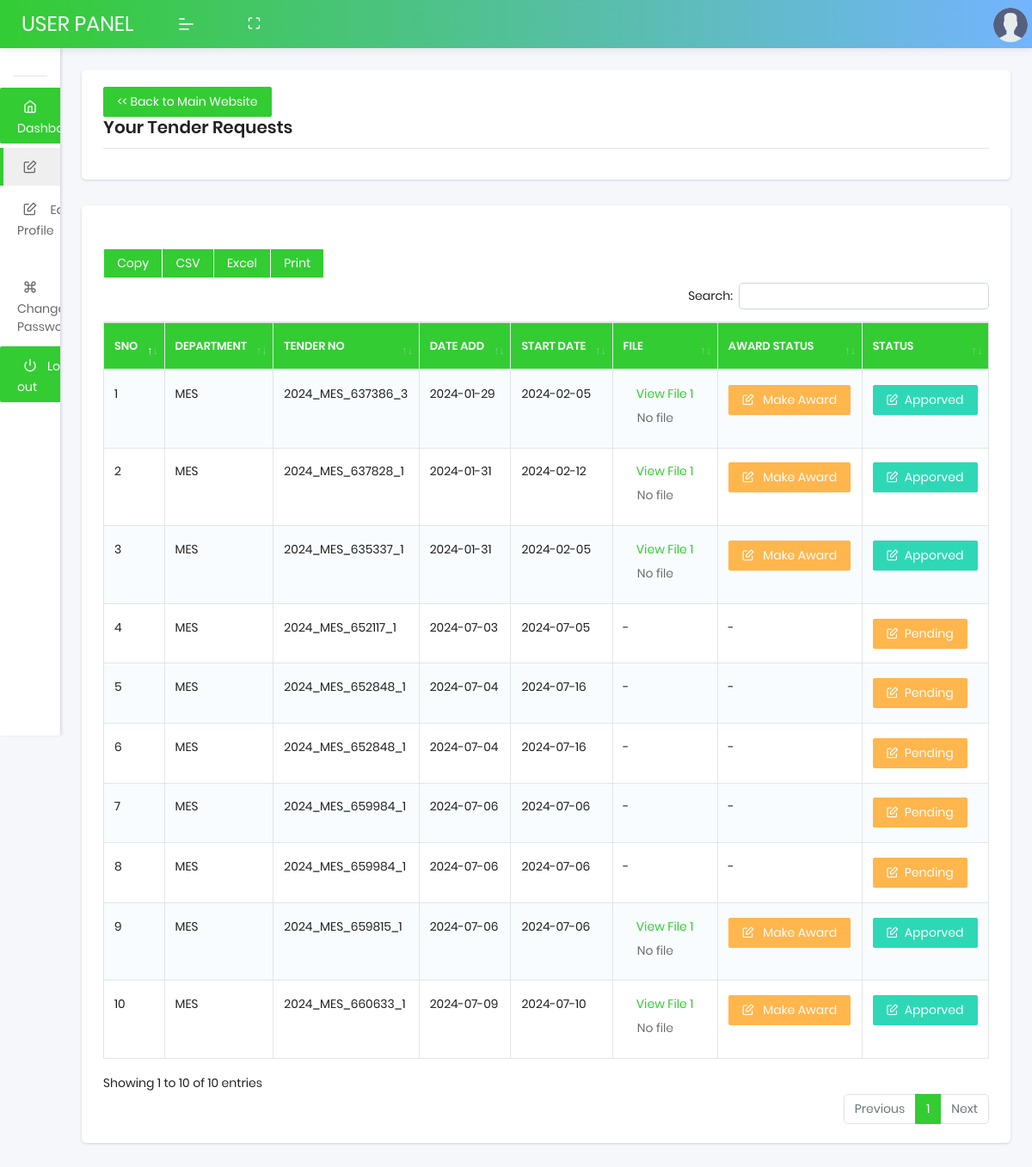
/user/tender-request.php (signed in), run on an earlier commit of the app's database.
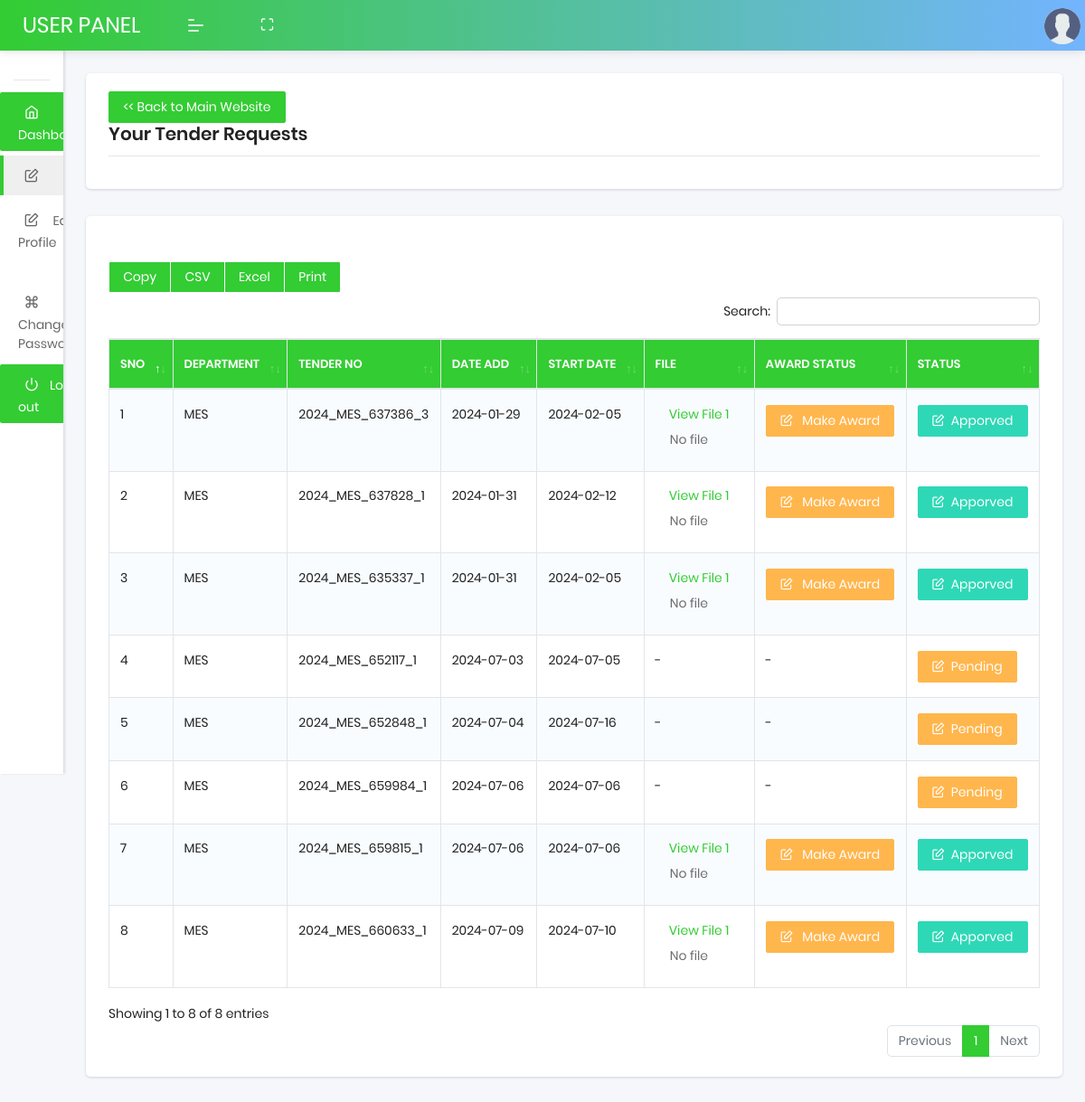
And on a later commit of the database.
### tables this page shows
CREATE TABLE `user_tender_requests` (
  `id` int(11) NOT NULL,
  `member_id` int(11) NOT NULL,
  `tenderID` varchar(20) NOT NULL,
  `department_id` int(11) NOT NULL,
  `created_at` timestamp NOT NULL DEFAULT current_timestamp(),
  `status` varchar(15) NOT NULL,
  `tender_no` varchar(20) DEFAULT NULL,
  `name_of_work` varchar(255) DEFAULT NULL,
  `file_name` varchar(255) DEFAULT NULL,
  `reference_code` varchar(20) DEFAULT NULL,
  `section_id` varchar(20) NOT NULL,
  `sent_at` datetime DEFAULT NULL,
  `selected_user_id` int(11) DEFAULT NULL,
  `allotted_at` datetime DEFAULT NULL,
  `reminder_days` int(11) DEFAULT NULL,
  `updated_at` datetime DEFAULT current_timestamp() ON UPDATE current_timestamp(),
  `division_id` varchar(11) DEFAULT NULL,
  `sub_division_id` varchar(11) DEFAULT NULL,
  `due_date` varchar(30) NOT NULL,
  `remark` varchar(10) DEFAULT NULL,
  `remarked_at` datetime DEFAULT NULL,
  `project_status` varchar(11) DEFAULT NULL,
  `file_name2` varchar(255) DEFAULT NULL,
  `tentative_cost` varchar(200) DEFAULT NULL,
  `auto_quotation` varchar(255) DEFAULT '0',
  `delete_tender` varchar(255) NOT NULL DEFAULT '0'
);

CREATE TABLE `department` (
  `department_id` int(11) NOT NULL,
  `department_name` varchar(100) NOT NULL,
  `status` int(11) NOT NULL DEFAULT 1
);

### user/tender-request.php (the view, shortened to what the changed rows need)
<?php
include("../login/db/config.php");
$memberQuery = "SELECT member_id FROM members WHERE email_id='" . $_SESSION["login_register"] . "'";
$memberData = mysqli_query($db, $memberQuery);
$member = mysqli_fetch_row($memberData);
$query = "SELECT department.department_name,  ur.tenderID, ur.created_at,
ur.due_date, ur.file_name,  ur.status, ur.id, ur.remark, ur.project_status, ur.file_name2 FROM user_tender_requests ur
inner join department on ur.department_id = department.department_id WHERE ur.member_id='" . $member[0] . "'";
$result = mysqli_query($db, $query);
?>
<!DOCTYPE html>
<html lang="en">
<head>
    <link rel="stylesheet" href="assets/css/plugins/dataTables.bootstrap4.min.css">
    <link rel="stylesheet" href="assets/css/style.css">
</head>
<body class="">
    <section class="pcoded-main-container">
        <div class="pcoded-content">
            <div class="row">
                <div class="col-sm-12">
                    <div class="card">
                        <div class="card-body">
                            <div class="dt-responsive table-responsive">
                                <?php
                                    echo '<table id="basic-btn" class="table table-striped table-bordered nowrap">';
                                    echo "<thead>";
                                    echo "<tr>";
                                    echo "<th>SNO</th>";
                                    echo "<th>Department</th>";
                                    echo "<th>Tender No</th>";
                                    echo "<th>Date Add</th>";
                                    echo "<th>Start Date</th>";
                                    echo "<th>File</th>";
                                    echo "<th>Award Status</th>";
                                    echo "<th>Status</th>";
                                    echo "</tr>";
                                    echo "</thead>";
                                    $count = 1;
                                    echo "<tbody>";
                                    while ($row = mysqli_fetch_row($result)) {
                                        echo "<tr class='record'>";
                                        echo "<td> $count</td>";
                                        echo "<td>" . $row['0'] . "</td>";
                                        echo "<td>" . $row['1'] . "</td>";
                                        echo "<td>" . date_format(date_create($row[2]),"Y-m-d ") . "</td>";
                                        echo "<td>" . date_format(date_create($row[3]),"Y-m-d ") . "</td>";
                                        $res = $row[6];
                                        $res = base64_encode($res);
                                        if ($row[5] == 'Requested' || $row[5]=='Sent') {
                                            echo "<td>  - </td>";
                                            echo "<td> -</td>";
                                            echo "<td> <button type='button' class='btn btn-warning'><i class='feather icon-edit'></i> &nbsp;Pending</button>  </td>";
                                        }
                                        else {
                                            if($row[5]=='Allotted' && (empty($row[7])))
                                            {
                                            echo "<td>" . '<a href="../login/tender/' . $row[4] . '"  target="_blank" style="padding:6px 15.2px;"/>View File 1 </a>' . "</br>";
                                            if (!empty($row[9])) {
                                                echo  '<a href="../login/tender/' . $row[9] . '" target="_blank" style="padding:6px 15.2px;" />View File 2</a>' . "</td>";
                                            } else {
                                                echo '<a href="../login/tender/' . $row[9] . '" class="btn disabled" target="_blank"/>No file </a>' . "</td>";
                                            }
                                            echo "<td>  <a href='reward-tender-edit.php?id=$res'><button type='button' class='btn btn-warning'><i class='feather icon-edit'></i> &nbsp; Make Award</button></a>  </td>";
                                            echo "<td> <button type='button' class='btn btn-success'><i class='feather icon-edit'></i> &nbsp;Apporved</button>  </td>";
                                            }
                                        }
                                        echo "</tr>";
                                        $count++;
                                    }
                                    echo "</table>";
                                ?>
                            </div>
                        </div>
                    </div>
                </div>
            </div>
        </div>
    </section>
</body>
</html>

What changed in the data, as far as the page shows it:
removed user_tender_requests: department.department_name "MES", tenderID "2024_MES_652848_1", created_at "2024-07-04", due_date "2024-07-16", status "Requested" (drawn)
removed user_tender_requests: department.department_name "MES", tenderID "2024_MES_659984_1", created_at "2024-07-06", due_date "2024-07-06", status "Sent" (drawn)
Also different on the page:
text written by a page script: "Copy CSV Excel Print Search: Showing 1 to 10 of 10 entries Previous 1 Next" → "Copy CSV Excel Print Search: Showing 1 to 8 of 8 entries Previous 1 Next"
